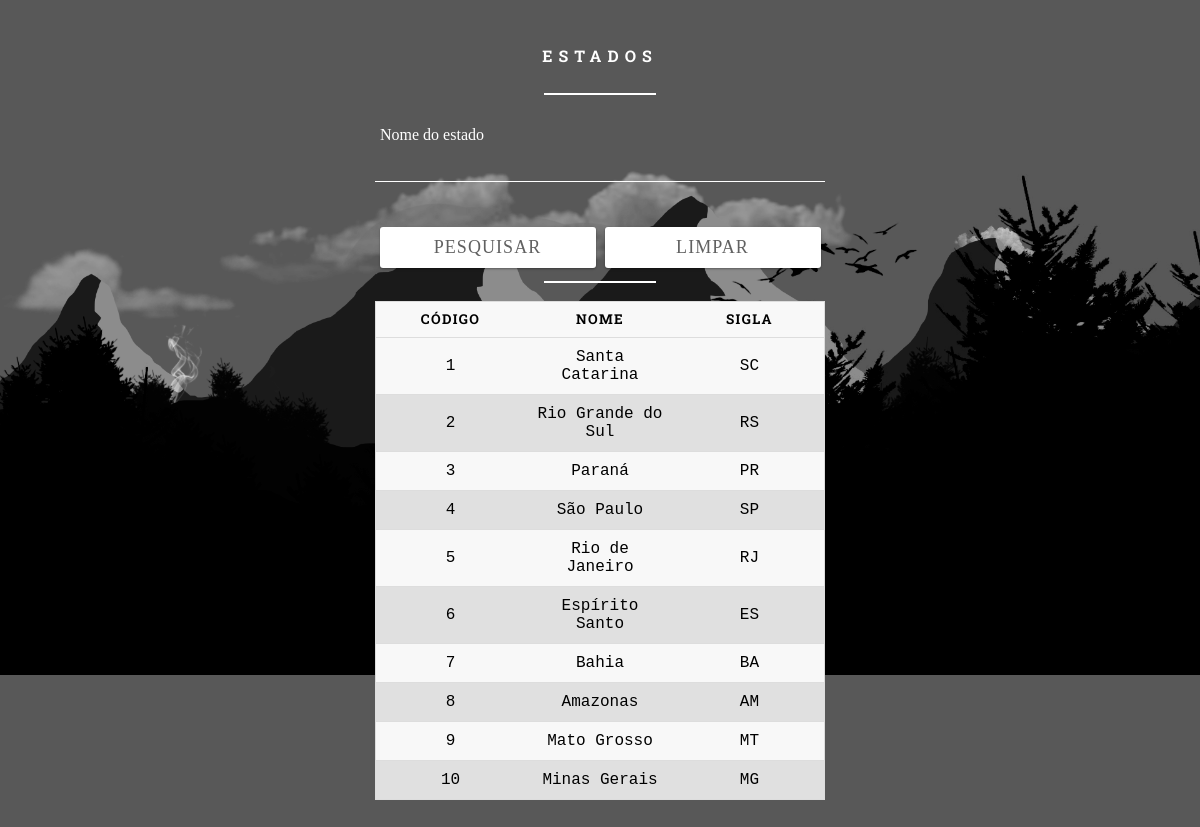
The page /ExerciciosCRUD1/Exercicio1.php on the database its author committed.
### tables this page shows
create table estado (
    codigo int primary key auto_increment,
    nome varchar(150),
    sigla varchar(2)
);

### ExerciciosCRUD1/conf/conf.inc.php (called while the page is built, shortened)
<?php
	$tb_estado = 'estado';
?>

### ExerciciosCRUD1/Exercicio1.php (the view, shortened to what this page needs)
<!DOCTYPE html>
<html lang="pt-BR">
<?php
  require 'connect/connect.php';
  $pesquisa = isset($_POST['pesquisa'])?$_POST['pesquisa']:'';
?>
<head>
  <link rel="stylesheet" href="assets/css/basico.css" />
</head>
<body>
  <form method="post">
    <h5>Estados</h5>
    <hr class="dividir" />
    <div class="input">
      <input type="text" name="pesquisa" value="<?php echo $pesquisa; ?>" />
      <label>Nome do estado</label>
    </div>
    <div class="input">
      <input type="submit" value="Pesquisar" />
      <input type="reset" value="Limpar" />
    </div>
    </form>
    <form>
    <br /><br /><br />
    <hr class="dividir" />
    <br />
    <table>
      <thead>
        <th scope="col">Código</th>
        <th scope="col">Nome</th>
        <th scope="col">Sigla</th>
      </thead>
      <?php
        $sql = 'select * from '. $tb_estado. ' where nome like "'. $pesquisa. '%" order by codigo';
        $resultado = mysqli_query($conexao, $sql);
        while ($row = mysqli_fetch_array($resultado)) {
          echo '<tr>';
          echo '<td>'. $row['codigo']. '</td>';
          echo '<td>'. $row['nome']. '</td>';
          echo '<td>'. $row['sigla']. '</td>';
          echo '</tr>';
        }
      ?>
    </table>
  </form>
</body>
</html>

### ExerciciosCRUD1/assets/css/basico.css (style rules this page uses)
body { background: url("../images/wallpaper.png"); background-position: top; background-repeat: repeat; background-clip: border-box; background-size: 100%; background-origin: border-box; background-attachment: fixed; font-family: 'Roboto Slab', monospace; color: white; font-size: 16px; font-weight: normal; }
form { width: 450px; margin: 45px auto; }
h5 { text-align: center; text-transform: uppercase; color: #fff; letter-spacing: 6px; font-size: 16px; }
hr.dividir { background: #fff; -webkit-box-shadow: none; box-shadow: none; border: none; height: 2px; width: 25%; margin: 0px auto 0px auto; }
.input { position: relative; margin: 45px 0; width: 450px; font-family: 'Roboto Slab'; }
label { font-family: 'Roboto Slab'; }
input, textarea { background: none; color: #fff; font-size: 18px; padding: 10px 10px 10px 5px; font-family: 'Roboto Slab'; display: block; width: 450px; border: none; border-radius: 0; border-bottom: 1px solid #fff; }
input:focus~label, input:valid~label, textarea:focus~label, textarea:valid~label { top: -14px; font-size: 16px; color: #fff; }
.input label { color: #fff; font-size: 16px; font-weight: normal; position: absolute; pointer-events: none; left: 5px; top: 10px; font-family: 'Roboto Slab'; -webkit-transition: 300ms ease all; transition: 300ms ease all; }
input[type="submit"], input[type="reset"] { background: white; color: #616161; border: none; padding: 10px 20px; border-radius: 3px; letter-spacing: 0.06em; text-transform: uppercase; text-decoration: none; outline: none; width: 48%; float: left; margin: auto 1% 1% 1%; -webkit-box-shadow: 0 1px 3px rgba(0, 0, 0, 0.12), 0 1px 2px rgba(0, 0, 0, 0.24); box-shadow: 0 1px 3pxrgba(0, 0, 0, 0.12), 0 1px 2px rgba(0, 0, 0, 0.24); -webkit-transition: all 0.3s cubic-bezier(0.25, 0.8, 0.25, 1); transition: all 0.3s cubic-bezier(0.25, 0.8, 0.25, 1); }
table { border: 1px solid #ccc; border-collapse: collapse; margin: 0; color: #000000; padding: 0; width: 100%; table-layout: fixed; border-radius: 15px; }
table tr { background: #f8f8f8; border: 1px solid #ddd; padding: .35em; }
table tr:nth-child(even) { background: #E0E0E0; border: 1px solid #ddd; padding: .35em; }
table th, table td { padding: .625em; text-align: center; }
table th { font-size: .85em; letter-spacing: .1em; text-transform: uppercase; }
*, *:before, *:after { box-sizing: border-box; }

### rows shown on the page
estado: codigo "1", nome "Santa Catarina", sigla "SC"
estado: codigo "2", nome "Rio Grande do Sul", sigla "RS"
estado: codigo "3", nome "Paraná", sigla "PR"
estado: codigo "4", nome "São Paulo", sigla "SP"
estado: codigo "5", nome "Rio de Janeiro", sigla "RJ"
estado: codigo "6", nome "Espírito Santo", sigla "ES"
estado: codigo "7", nome "Bahia", sigla "BA"
estado: codigo "8", nome "Amazonas", sigla "AM"
estado: codigo "9", nome "Mato Grosso", sigla "MT"
estado: codigo "10", nome "Minas Gerais", sigla "MG"
